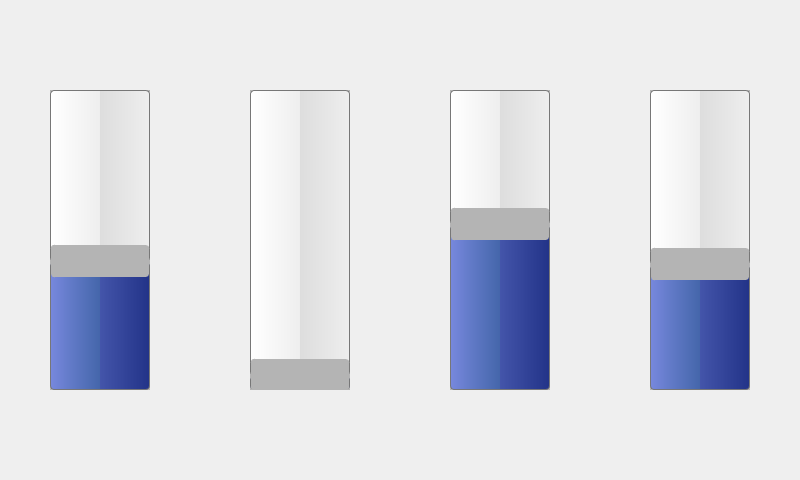
<?xml version="1.0" encoding="UTF-8"?>
<ui version="4.0">
 <class>MainWindow</class>
 <widget class="QMainWindow" name="MainWindow">
  <property name="geometry">
   <rect>
    <x>0</x>
    <y>0</y>
    <width>800</width>
    <height>480</height>
   </rect>
  </property>
  <property name="sizePolicy">
   <sizepolicy hsizetype="Preferred" vsizetype="Preferred">
    <horstretch>0</horstretch>
    <verstretch>0</verstretch>
   </sizepolicy>
  </property>
  <property name="windowTitle">
   <string>MainWindow</string>
  </property>
  <property name="styleSheet">
   <string notr="true">QSlider::groove:horizontal
{
border: 1px solid #bbb;
background: white;
width: 30px;
border-radius: 4px;
}
QSlider::sub-page:vertical
{
background: QLinearGradient( x1: 0, y1: 0, x2: 1, y2: 0, stop: 0 #fff, stop: 0.4999 #eee, stop: 0.5 #ddd, stop: 1 #eee );
border: 1px solid #777;
width: 10px;
border-radius: 4px;
}
QSlider::add-page:vertical {
background: QLinearGradient( x1: 0, y1: 0, x2: 1, y2: 0, stop: 0 #78d, stop: 0.4999 #46a, stop: 0.5 #45a, stop: 1 #238 );
border: 1px solid #777;
width: 10px;
border-radius: 4px;
}
QSlider::handle:vertical {
background: qlineargradient(x1:0, y1:0, x2:1, y2:1, stop:0 #eee, stop:1 #ccc);
border: 1px solid #777;
height: 13px;
margin-top: -2px;
margin-bottom: -2px;
border-radius: 4px;
}
QSlider::handle:vertical:hover {
background: qlineargradient(x1:0, y1:0, x2:1, y2:1, stop:0 #fff, stop:1 #ddd);
border: 1px solid #444;
border-radius: 4px;
}
QSlider::sub-page:vertical:disabled {
background: #bbb;
border-color: #999;
}
QSlider::add-page:vertical:disabled {
background: #eee;
border-color: #999;
}
QSlider::handle:vertical:disabled {
background: #eee;
border: 1px solid #aaa;
border-radius: 4px;
}</string>
  </property>
  <widget class="QWidget" name="centralWidget">
   <widget class="QLabel" name="label">
    <property name="geometry">
     <rect>
      <x>0</x>
      <y>0</y>
      <width>800</width>
      <height>70</height>
     </rect>
    </property>
    <property name="text">
     <string/>
    </property>
    <property name="pixmap">
     <pixmap>images/Toradex.png</pixmap>
    </property>
   </widget>
   <widget class="QLabel" name="label_2">
    <property name="geometry">
     <rect>
      <x>0</x>
      <y>410</y>
      <width>800</width>
      <height>70</height>
     </rect>
    </property>
    <property name="text">
     <string/>
    </property>
    <property name="pixmap">
     <pixmap>images/Toradex.png</pixmap>
    </property>
   </widget>
   <widget class="QLabel" name="label_3">
    <property name="geometry">
     <rect>
      <x>10</x>
      <y>10</y>
      <width>211</width>
      <height>48</height>
     </rect>
    </property>
    <property name="text">
     <string/>
    </property>
    <property name="pixmap">
     <pixmap>images/toradex-logo-white.png</pixmap>
    </property>
   </widget>
   <widget class="QPushButton" name="btn2">
    <property name="geometry">
     <rect>
      <x>284</x>
      <y>415</y>
      <width>60</width>
      <height>60</height>
     </rect>
    </property>
    <property name="focusPolicy">
     <enum>Qt::NoFocus</enum>
    </property>
    <property name="text">
     <string/>
    </property>
    <property name="icon">
     <iconset>
      <normaloff>images/Numero2_blue_25.png</normaloff>images/Numero2_blue_25.png</iconset>
    </property>
    <property name="iconSize">
     <size>
      <width>60</width>
      <height>60</height>
     </size>
    </property>
    <property name="flat">
     <bool>true</bool>
    </property>
   </widget>
   <widget class="QPushButton" name="btn3">
    <property name="geometry">
     <rect>
      <x>456</x>
      <y>415</y>
      <width>60</width>
      <height>60</height>
     </rect>
    </property>
    <property name="focusPolicy">
     <enum>Qt::NoFocus</enum>
    </property>
    <property name="text">
     <string/>
    </property>
    <property name="icon">
     <iconset>
      <normaloff>images/Numero3_blue_25.png</normaloff>images/Numero3_blue_25.png</iconset>
    </property>
    <property name="iconSize">
     <size>
      <width>60</width>
      <height>60</height>
     </size>
    </property>
    <property name="flat">
     <bool>true</bool>
    </property>
   </widget>
   <widget class="QPushButton" name="btn4">
    <property name="geometry">
     <rect>
      <x>628</x>
      <y>415</y>
      <width>60</width>
      <height>60</height>
     </rect>
    </property>
    <property name="focusPolicy">
     <enum>Qt::NoFocus</enum>
    </property>
    <property name="text">
     <string/>
    </property>
    <property name="icon">
     <iconset>
      <normaloff>images/Numero4_blue_25.png</normaloff>images/Numero4_blue_25.png</iconset>
    </property>
    <property name="iconSize">
     <size>
      <width>60</width>
      <height>60</height>
     </size>
    </property>
    <property name="flat">
     <bool>true</bool>
    </property>
   </widget>
   <widget class="QSlider" name="slider1">
    <property name="geometry">
     <rect>
      <x>50</x>
      <y>90</y>
      <width>100</width>
      <height>300</height>
     </rect>
    </property>
    <property name="maximumSize">
     <size>
      <width>16777215</width>
      <height>16777215</height>
     </size>
    </property>
    <property name="sizeIncrement">
     <size>
      <width>0</width>
      <height>0</height>
     </size>
    </property>
    <property name="focusPolicy">
     <enum>Qt::NoFocus</enum>
    </property>
    <property name="styleSheet">
     <string notr="true">QSlider::groove
{
 border: 1px solid #b4b4b4;
 background: qlineargradient(x1:0, y1:0, x2:0, y2:1, stop:0 #b4b4b4, stop:1 #b4b4b4);
}
QSlider::groove:disabled
{
 background: #b4b4b4;
}

QSlider::handle
{
 background: qlineargradient(x1:0, y1:0, x2:1, y2:1, stop:0 #b4b4b4, stop:1 #b4b4b4);
 border: 1px solid #b4b4b4;
 border-radius: 3px;
 width: 30px;
 height: 30px;
}

QSlider::handle:disabled
{
 background: #b4b4b4;
}</string>
    </property>
    <property name="minimum">
     <number>5</number>
    </property>
    <property name="maximum">
     <number>100</number>
    </property>
    <property name="pageStep">
     <number>5</number>
    </property>
    <property name="value">
     <number>45</number>
    </property>
    <property name="sliderPosition">
     <number>45</number>
    </property>
    <property name="orientation">
     <enum>Qt::Vertical</enum>
    </property>
    <property name="invertedAppearance">
     <bool>false</bool>
    </property>
    <property name="invertedControls">
     <bool>false</bool>
    </property>
   </widget>
   <widget class="QSlider" name="slider2">
    <property name="geometry">
     <rect>
      <x>250</x>
      <y>90</y>
      <width>100</width>
      <height>300</height>
     </rect>
    </property>
    <property name="focusPolicy">
     <enum>Qt::NoFocus</enum>
    </property>
    <property name="styleSheet">
     <string notr="true">QSlider::groove
{
 border: 1px solid #b4b4b4;
 background: qlineargradient(x1:0, y1:0, x2:0, y2:1, stop:0 #b4b4b4, stop:1 #b4b4b4);
}
QSlider::groove:disabled
{
 background: #b4b4b4;
}

QSlider::handle
{
 background: qlineargradient(x1:0, y1:0, x2:1, y2:1, stop:0 #b4b4b4, stop:1 #b4b4b4);
 border: 1px solid #b4b4b4;
 border-radius: 3px;
 width: 30px;
 height: 30px;
}

QSlider::handle:disabled
{
 background: #b4b4b4;
}</string>
    </property>
    <property name="minimum">
     <number>47</number>
    </property>
    <property name="maximum">
     <number>77</number>
    </property>
    <property name="pageStep">
     <number>5</number>
    </property>
    <property name="orientation">
     <enum>Qt::Vertical</enum>
    </property>
   </widget>
   <widget class="QSlider" name="slider3">
    <property name="geometry">
     <rect>
      <x>450</x>
      <y>90</y>
      <width>100</width>
      <height>300</height>
     </rect>
    </property>
    <property name="focusPolicy">
     <enum>Qt::NoFocus</enum>
    </property>
    <property name="styleSheet">
     <string notr="true">QSlider::groove
{
 border: 1px solid #b4b4b4;
 background: qlineargradient(x1:0, y1:0, x2:0, y2:1, stop:0 #b4b4b4, stop:1 #b4b4b4);
}
QSlider::groove:disabled
{
 background: #b4b4b4;
}

QSlider::handle
{
 background: qlineargradient(x1:0, y1:0, x2:1, y2:1, stop:0 #b4b4b4, stop:1 #b4b4b4);
 border: 1px solid #b4b4b4;
 border-radius: 3px;
 width: 30px;
 height: 30px;
}

QSlider::handle:disabled
{
 background: #b4b4b4;
}</string>
    </property>
    <property name="minimum">
     <number>32</number>
    </property>
    <property name="maximum">
     <number>100</number>
    </property>
    <property name="pageStep">
     <number>5</number>
    </property>
    <property name="value">
     <number>70</number>
    </property>
    <property name="orientation">
     <enum>Qt::Vertical</enum>
    </property>
   </widget>
   <widget class="QSlider" name="slider4">
    <property name="enabled">
     <bool>true</bool>
    </property>
    <property name="geometry">
     <rect>
      <x>650</x>
      <y>90</y>
      <width>100</width>
      <height>300</height>
     </rect>
    </property>
    <property name="focusPolicy">
     <enum>Qt::NoFocus</enum>
    </property>
    <property name="styleSheet">
     <string notr="true">QSlider::groove
{
 border: 1px solid #b4b4b4;
 background: qlineargradient(x1:0, y1:0, x2:0, y2:1, stop:0 #b4b4b4, stop:1 #b4b4b4);
}
QSlider::groove:disabled
{
 background: #b4b4b4;
}

QSlider::handle
{
 background: qlineargradient(x1:0, y1:0, x2:1, y2:1, stop:0 #b4b4b4, stop:1 #b4b4b4);
 border: 1px solid #b4b4b4;
 border-radius: 3px;
 width: 30px;
 height: 30px;
}

QSlider::handle:disabled
{
 background: #b4b4b4;
}</string>
    </property>
    <property name="minimum">
     <number>53</number>
    </property>
    <property name="maximum">
     <number>70</number>
    </property>
    <property name="pageStep">
     <number>5</number>
    </property>
    <property name="value">
     <number>60</number>
    </property>
    <property name="orientation">
     <enum>Qt::Vertical</enum>
    </property>
   </widget>
   <widget class="QPushButton" name="btn1">
    <property name="geometry">
     <rect>
      <x>112</x>
      <y>415</y>
      <width>60</width>
      <height>60</height>
     </rect>
    </property>
    <property name="focusPolicy">
     <enum>Qt::NoFocus</enum>
    </property>
    <property name="text">
     <string/>
    </property>
    <property name="icon">
     <iconset>
      <normaloff>images/Numero1_blue_25.png</normaloff>images/Numero1_blue_25.png</iconset>
    </property>
    <property name="iconSize">
     <size>
      <width>60</width>
      <height>60</height>
     </size>
    </property>
    <property name="flat">
     <bool>true</bool>
    </property>
   </widget>
   <zorder>label_2</zorder>
   <zorder>label</zorder>
   <zorder>label_3</zorder>
   <zorder>slider1</zorder>
   <zorder>slider2</zorder>
   <zorder>slider3</zorder>
   <zorder>slider4</zorder>
   <zorder>btn1</zorder>
   <zorder>btn2</zorder>
   <zorder>btn3</zorder>
   <zorder>btn4</zorder>
  </widget>
 </widget>
 <layoutdefault spacing="6" margin="11"/>
 <resources/>
 <connections/>
</ui>
